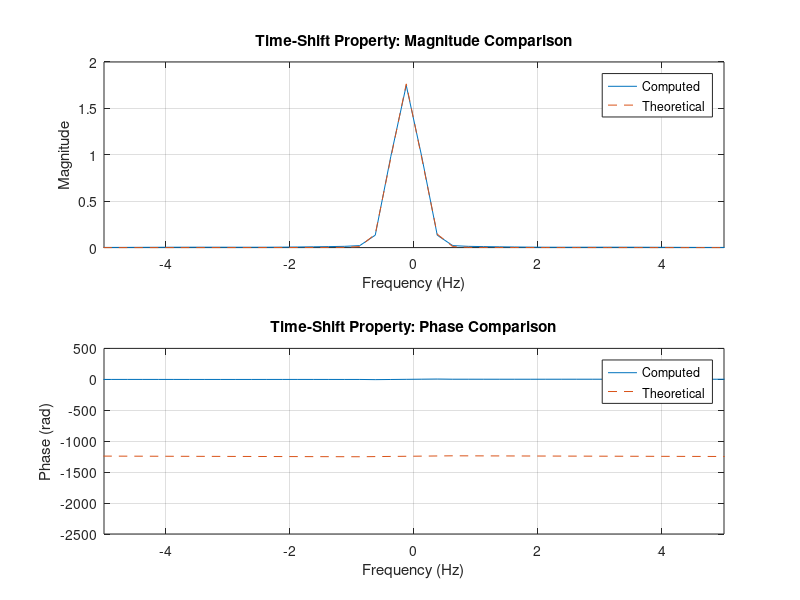

Here is the MATLAB script that generated this plot: (Note: this script raises an error after producing the figure.)
clc; clear; close all;
%% 7(iii ) Verification of Fourier Transform Properties and Frequency-Domain Characteristics
figure;
% Verification of Fourier Transform Properties 
t = -2:0.001:2;
dt = t(2)-t(1); 
x = exp(-t.^2); 
x_shift = interp1(t,x,t-0.4,'linear',0); 
X = fftshift(fft(x))*dt; N = length(x);
f = (-N/2:N/2-1)/(N*dt); 
% Time-shift property: x(t-t0) <-> X(f)e^(-j2*pi*f*t0)
X_shift_theory = X.*exp(-1j*2*pi*f*0.4);
X_shift = fftshift(fft(x_shift))*dt; 
subplot(2,1,1); 
plot(f,abs(X_shift),f,abs(X_shift_theory),'--'); 
xlim([-5 5]); grid on; 
xlabel('Frequency (Hz)');
ylabel('Magnitude');
title('Time-Shift Property: Magnitude Comparison'); 
legend('Computed','Theoretical');
subplot(2,1,2);
plot(f,unwrap(angle(X_shift)),f,unwrap(angle(X_shift_theory)),'--'); 
xlim([-5 5]); grid on; 
xlabel('Frequency (Hz)'); 
ylabel('Phase (rad)');
title('Time-Shift Property: Phase Comparison');
legend('Computed','Theoretical'); Input and Output Graphs 
